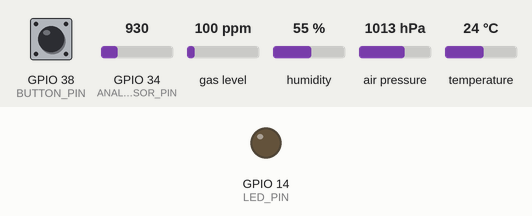
Simulated run of this sketch. Board: ESP32. Shown: output pins drawn as LEDs (lit = HIGH). Inputs (shaded band) come from the test bench; at power-on: GPIO 38 (BUTTON_PIN) HIGH, temperature 24 °C, GPIO 34 (ANALOG_SENSOR_PIN) = 930, gas level 100 ppm, humidity 55 %, air pressure 1013 hPa. What the sketch prints to the serial monitor is not drawn.

Above: at 1.2 s.
1.3 s: GPIO 38 (BUTTON_PIN) pulled LOW for 0.15 s
3.0 s: temperature set to 22.3 °C
At 4.3 s:
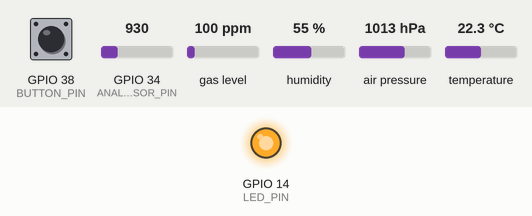
5.0 s: GPIO 38 (BUTTON_PIN) pulled LOW for 1 s
At 6.3 s:
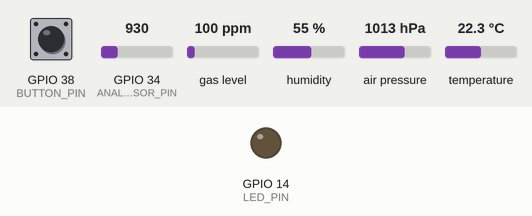
7.5 s: GPIO 38 (BUTTON_PIN) pulled LOW for 3.2 s
At 9.3 s:
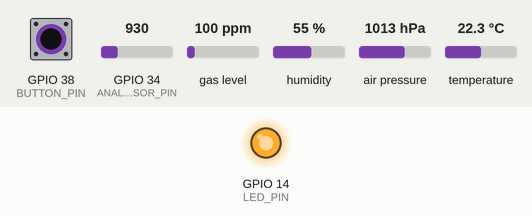
Timing chart, 0 to 10.8 s (numbered marks = the images above; inputs shaded):
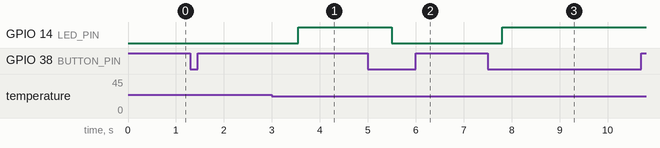

The sketch:

lab1.19.ino
```cpp
#include <Wire.h>
#include <Adafruit_BME680.h>
#include <esp_adc_cal.h>

// ─── Pin Definitions ───────────────────────────────────────────
const int ANALOG_SENSOR_PIN = 34;
const int BUTTON_PIN        = 38;
const int LED_PIN           = 14;

// ─── BME680 (I2C) ──────────────────────────────────────────────
Adafruit_BME680 bme;

// ─── ADC Calibration ───────────────────────────────────────────
esp_adc_cal_characteristics_t adcChars;

// ─── System State ──────────────────────────────────────────────
bool systemActive    = false;
bool lastButtonState = HIGH;

// ─── Threshold ─────────────────────────────────────────────────
const float TEMP_DIFF_THRESHOLD = 2.0;


// ───────────────────────────────────────────────────────────────
//  ADC Calibration init
// ───────────────────────────────────────────────────────────────
void calibrateADC() {
  esp_adc_cal_characterize(ADC_UNIT_1, ADC_ATTEN_DB_11, ADC_WIDTH_BIT_12, 1100, &adcChars);
}


// ───────────────────────────────────────────────────────────────
//  TMP36 → °C  (calibrated millivolt read)
// ───────────────────────────────────────────────────────────────
float readTMP36_C() {
  uint32_t raw        = analogRead(ANALOG_SENSOR_PIN);
  uint32_t millivolts = esp_adc_cal_raw_to_voltage(raw, &adcChars);
  float    voltage    = millivolts / 1000.0f;
  return (voltage - 0.5f) * 100.0f;
}


// ───────────────────────────────────────────────────────────────
void setup() {
  Serial.begin(115200);

  // ADC setup
  analogSetAttenuation(ADC_11db);
  calibrateADC();

  pinMode(LED_PIN,    OUTPUT);
  pinMode(BUTTON_PIN, INPUT_PULLUP);
  digitalWrite(LED_PIN, LOW);

  // BME680 init — HUZZAH32: SDA = GPIO 23, SCL = GPIO 22
  if (!bme.begin()) {
    Serial.println("ERROR: BME680 not found — check SDA (GPIO 23) / SCL (GPIO 22)!");
    while (1);
  }

  bme.setTemperatureOversampling(BME680_OS_8X);
  bme.setHumidityOversampling(BME680_OS_2X);
  bme.setPressureOversampling(BME680_OS_4X);
  bme.setIIRFilterSize(BME680_FILTER_SIZE_3);

  Serial.println("System ready. Press the button to start.");
}


// ───────────────────────────────────────────────────────────────
void loop() {

  // ── Button toggle ────────────────────────────────────────────
  bool currentButtonState = digitalRead(BUTTON_PIN);
  if (lastButtonState == HIGH && currentButtonState == LOW) {
    delay(50);
    if (digitalRead(BUTTON_PIN) == LOW) {
      systemActive = !systemActive;
      Serial.println(systemActive ? "\n▶ System STARTED" : "\n⏹ System STOPPED");
      if (!systemActive) digitalWrite(LED_PIN, LOW);
    }
  }
  lastButtonState = currentButtonState;

  if (!systemActive) {
    delay(100);
    return;
  }

  // ── Read TMP36 ───────────────────────────────────────────────
  float tmp36 = readTMP36_C();

  // ── Read BME680 ──────────────────────────────────────────────
  if (!bme.performReading()) {
    Serial.println("WARNING: BME680 read failed");
    delay(200);
    return;
  }
  float bmeTemp = bme.temperature;

  // ── Compare & drive LED ──────────────────────────────────────
  float diff = abs(tmp36 - bmeTemp);
  bool  ledOn = (diff > TEMP_DIFF_THRESHOLD);
  digitalWrite(LED_PIN, ledOn ? HIGH : LOW);

  // ── Print temperatures ───────────────────────────────────────
  Serial.println("──────────────────────────────────────────");
  Serial.printf("  TMP36  (analog):  %.2f °C\n", tmp36);
  Serial.printf("  BME680 (digital): %.2f °C\n", bmeTemp);
  Serial.printf("  Difference:       %.2f °C\n", diff);
  Serial.printf("  Threshold:        %.2f °C\n", TEMP_DIFF_THRESHOLD);
  Serial.printf("  LED:              %s\n", ledOn ? "ON ◉" : "off");
  Serial.println("──────────────────────────────────────────");

  delay(500);
}
```

Measured:
- the behaviour switches between 23 and 22.9 °C on temperature (found by bisection; images 0 and 1)
- after the input at 1.3 s, every drawn part: stays the same
- after the input at 3.0 s, GPIO 14 (LED_PIN): LOW → HIGH after 0.55 s
- after the input at 5.0 s, GPIO 14 (LED_PIN): HIGH → LOW after 0.50 s
- after the input at 7.5 s, GPIO 14 (LED_PIN): LOW → HIGH after 0.30 s
